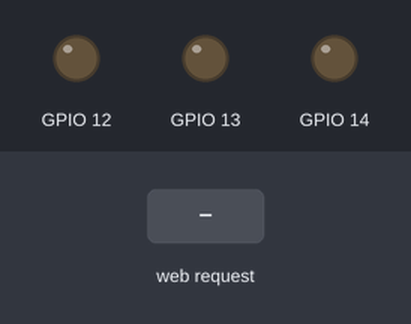
This sketch was run on a simulated ESP32. On the bench: output pins drawn as LEDs (lit = HIGH). The inputs (shaded band) are chosen by the test bench. WiFi joins after 1.5 s; servers stay silent unless stated; what the sketch prints to the serial monitor is not drawn.

Above: at 2.7 s.
2.8 s: HTTP request GET /H received
At 3.8 s:
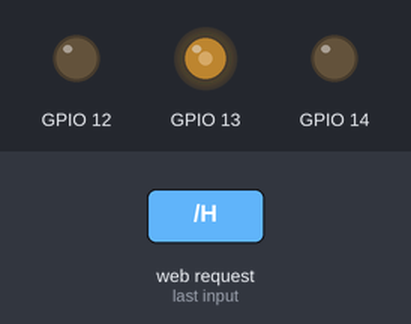
4.3 s: HTTP request GET /C received
At 5.1 s:
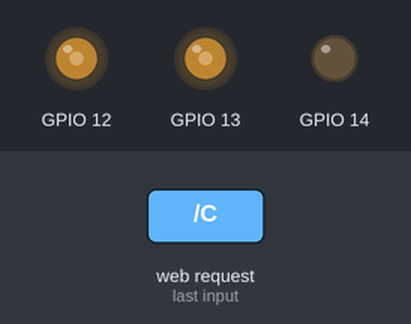
5.8 s: HTTP request GET /B received
At 6.2 s:
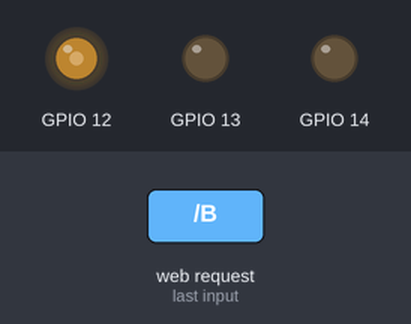
7.3 s: HTTP request GET /E received
At 8.5 s:
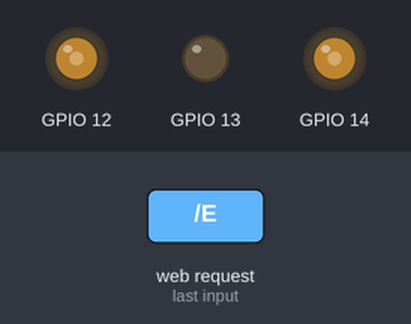
8.8 s: HTTP request GET /A received
At 9.7 s:
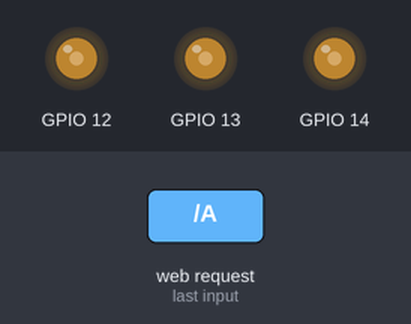
10.3 s: HTTP request GET /D received
At 10.8 s:
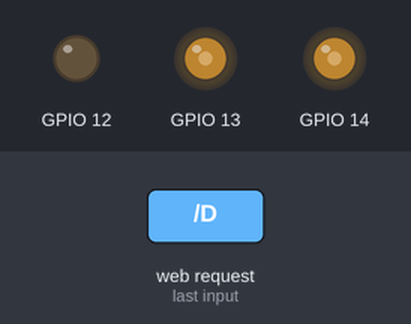
Timing chart, 0 to 12.8 s (numbered marks = the images above; inputs shaded):
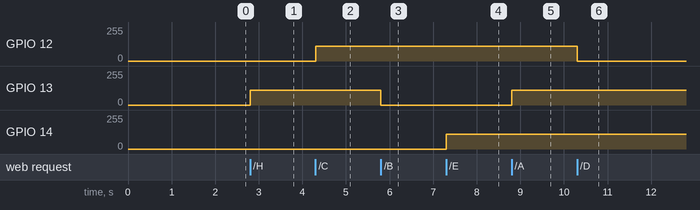

Measured:
- after the input at 2.8 s, GPIO 13: 0/255 → 110/255 at once
- after the input at 4.3 s, GPIO 12: 0/255 → 110/255 at once
- after the input at 5.8 s, GPIO 13: 110/255 → 0/255 at once
- after the input at 7.3 s, GPIO 14: 0/255 → 110/255 at once
- after the input at 8.8 s, GPIO 13: 0/255 → 110/255 at once
- after the input at 10.3 s, GPIO 12: 110/255 → 0/255 at once

The sketch:

testWIFI.ino
```cpp
/*
 WiFi Web Server LED Blink

 A simple web server that lets you blink an LED via the web.
 This sketch will print the IP address of your WiFi Shield (once connected)
 to the Serial monitor. From there, you can open that address in a web browser
 to turn on and off the LED on pin 5.

 If the IP address of your shield is yourAddress:
 http://yourAddress/H turns the LED on
 http://yourAddress/L turns it off

 This example is written for a network using WPA encryption. For
 WEP or WPA, change the Wifi.begin() call accordingly.

 Circuit:
 * WiFi shield attached
 * LED attached to pin 5

 created for arduino 25 Nov 2012
 by Tom Igoe

ported for sparkfun esp32
31.01.2017 by Jan Hendrik Berlin

 */

#include <WiFi.h>

const char* ssid     = "정상인";
const char* password = "12345678";
int light=100;
WiFiServer server(80);

void setup()
{
    Serial.begin(115200);
    ledcAttachPin(13, 0);
    ledcAttachPin(12, 1);
    ledcAttachPin(14, 2);
    ledcSetup(0, 5000, 8);
    ledcSetup(1, 5000, 8);
    ledcSetup(2, 5000, 8);
    /*pinMode(13,OUTPUT);
    pinMode(12,OUTPUT);
    pinMode(14,OUTPUT);*/
    delay(10);

    // We start by connecting to a WiFi network

    Serial.println();
    Serial.println();
    Serial.print("Connecting to ");
    Serial.println(ssid);

    WiFi.begin(ssid, password);

    while (WiFi.status() != WL_CONNECTED) {
        delay(500);
        Serial.print(".");
    }

    Serial.println("");
    Serial.println("WiFi connected.");
    Serial.println("IP address: ");
    Serial.println(WiFi.localIP());

    server.begin();

}

int value = 0;
int LED_numder=0;

void loop(){
 WiFiClient client = server.available();   // listen for incoming clients

  if (client) {                             // if you get a client,
    Serial.println("New Client.");           // print a message out the serial port
    String currentLine = "";                // make a String to hold incoming data from the client
    while (client.connected()) {            // loop while the client's connected
      if (client.available()) {             // if there's bytes to read from the client,
        char c = client.read();             // read a byte, then
        Serial.write(c);                    // print it out the serial monitor
        if (c == '\n') {                    // if the byte is a newline character

          // if the current line is blank, you got two newline characters in a row.
          // that's the end of the client HTTP request, so send a response:
          if (currentLine.length() == 0) {
            // HTTP headers always start with a response code (e.g. HTTP/1.1 200 OK)
            // and a content-type so the client knows what's coming, then a blank line:
            client.println("HTTP/1.1 200 OK");
            client.println("Content-type:text/html");
            client.println();

            // the content of the HTTP response follows the header:
            client.print("LED_R <a href=\"/A\">on</a> <br>");
            client.print("LED_R <a href=\"/B\">off</a> <br>");
            client.print("LED_B <a href=\"/C\">on</a> <br>");
            client.print("LED_B <a href=\"/D\">off</a> <br>");
            client.print("LED_G <a href=\"/E\">on</a> <br>");
            client.print("LED_G <a href=\"/F\">off</a> <br>");
            client.print("light <a href=\"/H\">UP</a> <br>");
            client.print("light <a href=\"/L\">DOWN</a> <br>");
            client.print("light : ");
            client.print(light);

            // The HTTP response ends with another blank line:light
            client.println();
            // break out of the while loop:
            break;
          } else {    // if you got a newline, then clear currentLine:
            currentLine = "";
          }
        } else if (c != '\r') {  // if you got anything else but a carriage return character,
          currentLine += c;      // add it to the end of the currentLine
        }

        // Check to see if the client request was "GET /H" or "GET /L":
        if (currentLine.endsWith("GET /H")) {
          //digitalWrite(5, HIGH);               // GET /H turns the LED on
          light+=10;
          ledcWrite(LED_numder,light);
          delay(30);
        }
        if (currentLine.endsWith("GET /L")) {
          //digitalWrite(5, LOW);                // GET /L turns the LED off
          light-=10;
          ledcWrite(LED_numder,light);
          delay(30);
        }
        if (currentLine.endsWith("GET /A")) {
          //analogWrite(13, light);
          //digitalWrite(13, HIGH);
          ledcWrite(0,light);
          LED_numder=0;
          }
        if (currentLine.endsWith("GET /B")) {
          //digitalWrite(13, LOW);                // GET /L turns the LED off
          ledcWrite(0,0);
        }
        if (currentLine.endsWith("GET /C")) {
          //analogWrite(12, light);
          //digitalWrite(12, HIGH);
          ledcWrite(1,light);
          LED_numder=1;
          }
        if (currentLine.endsWith("GET /D")) {
          //digitalWrite(12, LOW);                // GET /L turns the LED off
          ledcWrite(1,0);
        }
        if (currentLine.endsWith("GET /E")) {
          //analogWrite(14, light);
          //digitalWrite(14, HIGH);
          ledcWrite(2,light);
          LED_numder=2;
          }
        if (currentLine.endsWith("GET /F")) {
          //digitalWrite(14, LOW);                // GET /L turns the LED off
          ledcWrite(2,0);
        }
      }
    }
    // close the connection:
    client.stop();
    Serial.println("Client Disconnected.");
  }
}
```
